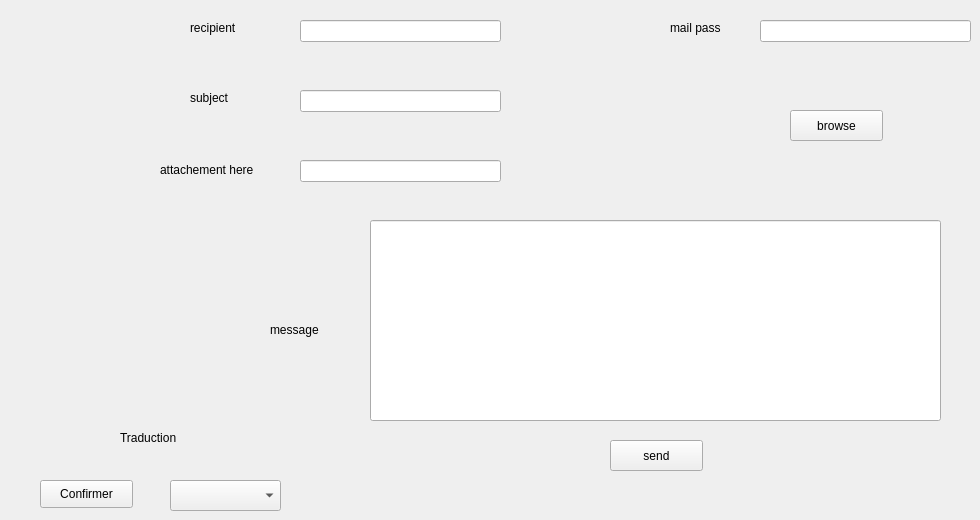
      <widget class="QWidget" name="tab_20">
       <attribute name="title">
        <string>Email</string>
       </attribute>
       <widget class="QLabel" name="label_133">
        <property name="geometry">
         <rect>
          <x>670</x>
          <y>20</y>
          <width>55</width>
          <height>16</height>
         </rect>
        </property>
        <property name="text">
         <string>mail pass</string>
        </property>
       </widget>
       <widget class="QLabel" name="label_134">
        <property name="geometry">
         <rect>
          <x>190</x>
          <y>90</y>
          <width>55</width>
          <height>16</height>
         </rect>
        </property>
        <property name="text">
         <string>subject</string>
        </property>
       </widget>
       <widget class="QLabel" name="label_135">
        <property name="geometry">
         <rect>
          <x>160</x>
          <y>160</y>
          <width>121</width>
          <height>20</height>
         </rect>
        </property>
        <property name="text">
         <string>attachement here</string>
        </property>
       </widget>
       <widget class="QLabel" name="label_136">
        <property name="geometry">
         <rect>
          <x>190</x>
          <y>20</y>
          <width>55</width>
          <height>16</height>
         </rect>
        </property>
        <property name="text">
         <string>recipient</string>
        </property>
       </widget>
       <widget class="QLineEdit" name="subject_4">
        <property name="geometry">
         <rect>
          <x>300</x>
          <y>90</y>
          <width>201</width>
          <height>22</height>
         </rect>
        </property>
       </widget>
       <widget class="QLineEdit" name="mail_pass_4">
        <property name="geometry">
         <rect>
          <x>760</x>
          <y>20</y>
          <width>211</width>
          <height>22</height>
         </rect>
        </property>
        <property name="echoMode">
         <enum>QLineEdit::Password</enum>
        </property>
       </widget>
       <widget class="QLineEdit" name="file_4">
        <property name="geometry">
         <rect>
          <x>300</x>
          <y>160</y>
          <width>201</width>
          <height>22</height>
         </rect>
        </property>
       </widget>
       <widget class="QLineEdit" name="rcpt_4">
        <property name="geometry">
         <rect>
          <x>300</x>
          <y>20</y>
          <width>201</width>
          <height>22</height>
         </rect>
        </property>
       </widget>
       <widget class="QLineEdit" name="msg_4">
        <property name="geometry">
         <rect>
          <x>370</x>
          <y>220</y>
          <width>571</width>
          <height>201</height>
         </rect>
        </property>
       </widget>
       <widget class="QLabel" name="label_137">
        <property name="geometry">
         <rect>
          <x>270</x>
          <y>320</y>
          <width>55</width>
          <height>20</height>
         </rect>
        </property>
        <property name="text">
         <string>message</string>
        </property>
       </widget>
       <widget class="QPushButton" name="sendmail_3">
        <property name="geometry">
         <rect>
          <x>610</x>
          <y>440</y>
          <width>93</width>
          <height>31</height>
         </rect>
        </property>
        <property name="text">
         <string>send</string>
        </property>
       </widget>
       <widget class="QPushButton" name="browse_3">
        <property name="geometry">
         <rect>
          <x>790</x>
          <y>110</y>
          <width>93</width>
          <height>31</height>
         </rect>
        </property>
        <property name="text">
         <string>browse</string>
        </property>
       </widget>
       <widget class="QPushButton" name="confirmerlangue">
        <property name="geometry">
         <rect>
          <x>40</x>
          <y>480</y>
          <width>93</width>
          <height>28</height>
         </rect>
        </property>
        <property name="text">
         <string>Confirmer</string>
        </property>
       </widget>
       <widget class="QComboBox" name="comboBox_langue">
        <property name="geometry">
         <rect>
          <x>170</x>
          <y>480</y>
          <width>111</width>
          <height>31</height>
         </rect>
        </property>
       </widget>
       <widget class="QLabel" name="label_63">
        <property name="geometry">
         <rect>
          <x>120</x>
          <y>430</y>
          <width>81</width>
          <height>16</height>
         </rect>
        </property>
        <property name="text">
         <string>Traduction</string>
        </property>
       </widget>
      </widget>
